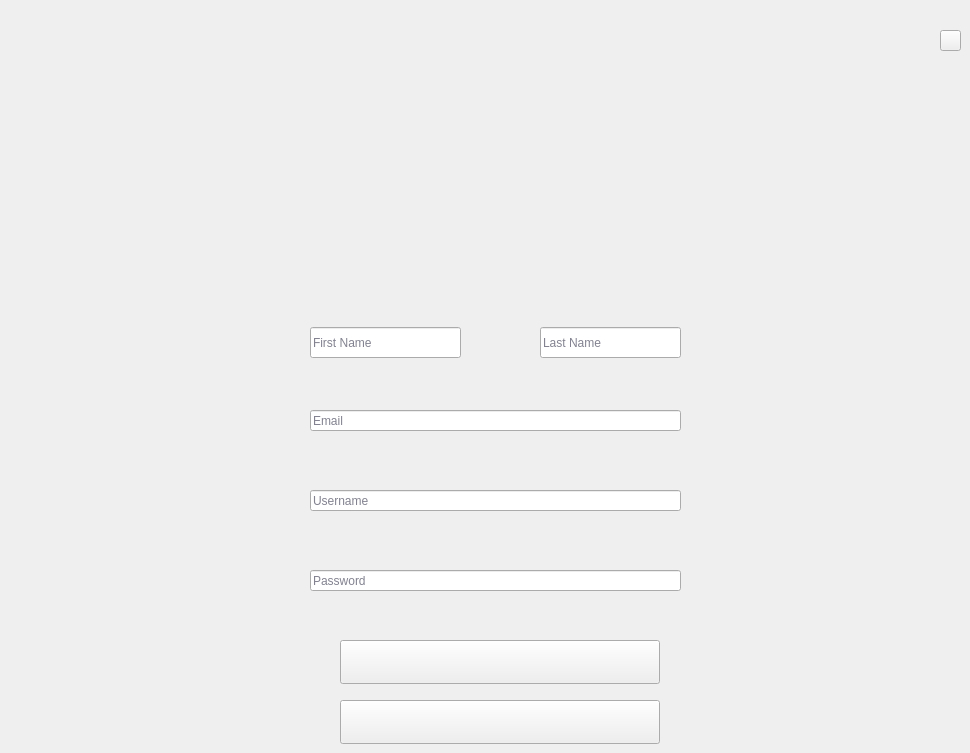
    <widget class="QWidget" name="page_signup">
     <property name="styleSheet">
      <string notr="true">border-image: url(:/Resources/signUpBG.png);</string>
     </property>
     <widget class="QPushButton" name="button_signup">
      <property name="geometry">
       <rect>
        <x>340</x>
        <y>640</y>
        <width>320</width>
        <height>44</height>
       </rect>
      </property>
      <property name="styleSheet">
       <string notr="true">QPushButton{
border-image: url(:/Resources/signUp.png);
background-repeat: none;
}

QPushButton:hover{
border-image: url(:/Resources/signUpPressed.png);
}

QPushButton:pressed{
border-image: url(:/Resources/signUpPressed.png);
}x</string>
      </property>
      <property name="text">
       <string/>
      </property>
     </widget>
     <widget class="QPushButton" name="close_3">
      <property name="geometry">
       <rect>
        <x>940</x>
        <y>30</y>
        <width>21</width>
        <height>21</height>
       </rect>
      </property>
      <property name="styleSheet">
       <string notr="true">QPushButton{
border-image: url(:/Resources/exitGrey.png);
background-repeat: none;
}

QPushButton:hover{
border-image: url(:/Resources/exitRed.png);
}

QPushButton:pressed{
border-image: url(:/Resources/exitRed.png);
}x</string>
      </property>
      <property name="text">
       <string/>
      </property>
     </widget>
     <widget class="QLineEdit" name="lineEdit_firstName">
      <property name="geometry">
       <rect>
        <x>310</x>
        <y>327</y>
        <width>151</width>
        <height>31</height>
       </rect>
      </property>
      <property name="styleSheet">
       <string notr="true">border-image: url(:/Resources/darkBlackBG.png);
color: rgb(130, 130, 144);
font: 25 10pt &quot;Roboto Light&quot;;</string>
      </property>
      <property name="text">
       <string>First Name</string>
      </property>
     </widget>
     <widget class="QLineEdit" name="lineEdit_lastName">
      <property name="geometry">
       <rect>
        <x>540</x>
        <y>327</y>
        <width>141</width>
        <height>31</height>
       </rect>
      </property>
      <property name="styleSheet">
       <string notr="true">border-image: url(:/Resources/darkBlackBG.png);
color: rgb(130, 130, 144);
font: 25 10pt &quot;Roboto Light&quot;;</string>
      </property>
      <property name="text">
       <string>Last Name</string>
      </property>
     </widget>
     <widget class="QLineEdit" name="lineEdit_username_signup">
      <property name="geometry">
       <rect>
        <x>310</x>
        <y>490</y>
        <width>371</width>
        <height>21</height>
       </rect>
      </property>
      <property name="styleSheet">
       <string notr="true">border-image: url(:/Resources/darkBlackBG.png);
color: rgb(130, 130, 144);
font: 25 10pt &quot;Roboto Light&quot;;</string>
      </property>
      <property name="text">
       <string>Username</string>
      </property>
     </widget>
     <widget class="QLineEdit" name="lineEdit_password_signup">
      <property name="geometry">
       <rect>
        <x>310</x>
        <y>570</y>
        <width>371</width>
        <height>21</height>
       </rect>
      </property>
      <property name="styleSheet">
       <string notr="true">border-image: url(:/Resources/darkBlackBG.png);
color: rgb(130, 130, 144);
font: 25 10pt &quot;Roboto Light&quot;;</string>
      </property>
      <property name="text">
       <string>Password</string>
      </property>
     </widget>
     <widget class="QLineEdit" name="lineEdit_email_signup">
      <property name="geometry">
       <rect>
        <x>310</x>
        <y>410</y>
        <width>371</width>
        <height>21</height>
       </rect>
      </property>
      <property name="styleSheet">
       <string notr="true">border-image: url(:/Resources/darkBlackBG.png);
color: rgb(130, 130, 144);
font: 25 10pt &quot;Roboto Light&quot;;</string>
      </property>
      <property name="text">
       <string>Email</string>
      </property>
     </widget>
     <widget class="QPushButton" name="button_backToSignIn">
      <property name="geometry">
       <rect>
        <x>340</x>
        <y>700</y>
        <width>320</width>
        <height>44</height>
       </rect>
      </property>
      <property name="styleSheet">
       <string notr="true">QPushButton{
border-image: url(:/Resources/backSignInPressed.png);
background-repeat: none;
}

QPushButton:hover{
border-image: url(:/Resources/backSignIn.png);
}

QPushButton:pressed{
border-image: url(:/Resources/backSignIn.png);
}x</string>
      </property>
      <property name="text">
       <string/>
      </property>
     </widget>
    </widget>
